Frame 1 (no input): blank canvas, image omitted
Frame 60 (the mouse pressed at the canvas centre just before this capture): blank canvas, image omitted
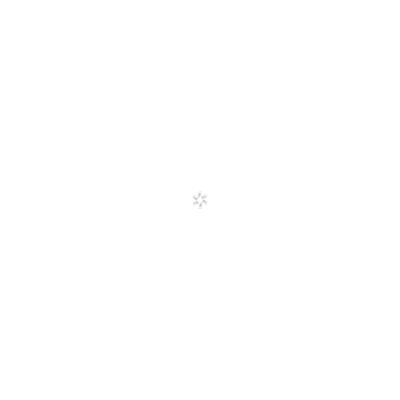
Frame 120 (the mouse held since frame 60 and released just before this capture)

The Processing sketch whose frames 1 and 60 were blank and that drew this single picture after the mouse press (run headless with seeded random() and noise(); from frame 60 on, the mouse is pressed at the canvas centre):

// Processing sketch: AlgClock
// ── AlgClock.pde
float rad, amp, x, y, incr, n, grow, dot;

void setup() {
  size(400, 400);
  strokeWeight(.1);
  incr = TWO_PI/1000;
  n = 1;
  grow = millis()%1000/1000;
  background(255);
  noFill();
}

void draw() {
  grow += random(.001, .002);
  //println(hour()/10000.0);
  fill(255);
  amp = (sin(second()* .01) * n) * grow;
  rad = (hour() + sin(second()* .016) * minute()) * grow;
  dot = map(sin(second()* .001), -1, 1, .1, 1);
  translate(width/2, height/2);
  rotate(sin(frameCount* .005) * .9);
  for (float ang = 0; ang < TWO_PI; ang += incr) {
    x  = (rad + amp * sin(n*ang)) *cos(ang) ;
    y  = (rad + amp * cos(n*ang)) *sin(ang); 
    stroke(abs(sin(ang*3)*240), grow*50);
    ellipse(x, y, dot, dot);
  }
 
 if(second() == 0){
   loop();
  background(255);
  //n = random(12, 18);
  //n = hour();
  grow = millis()%1000/1000;
 }
}
